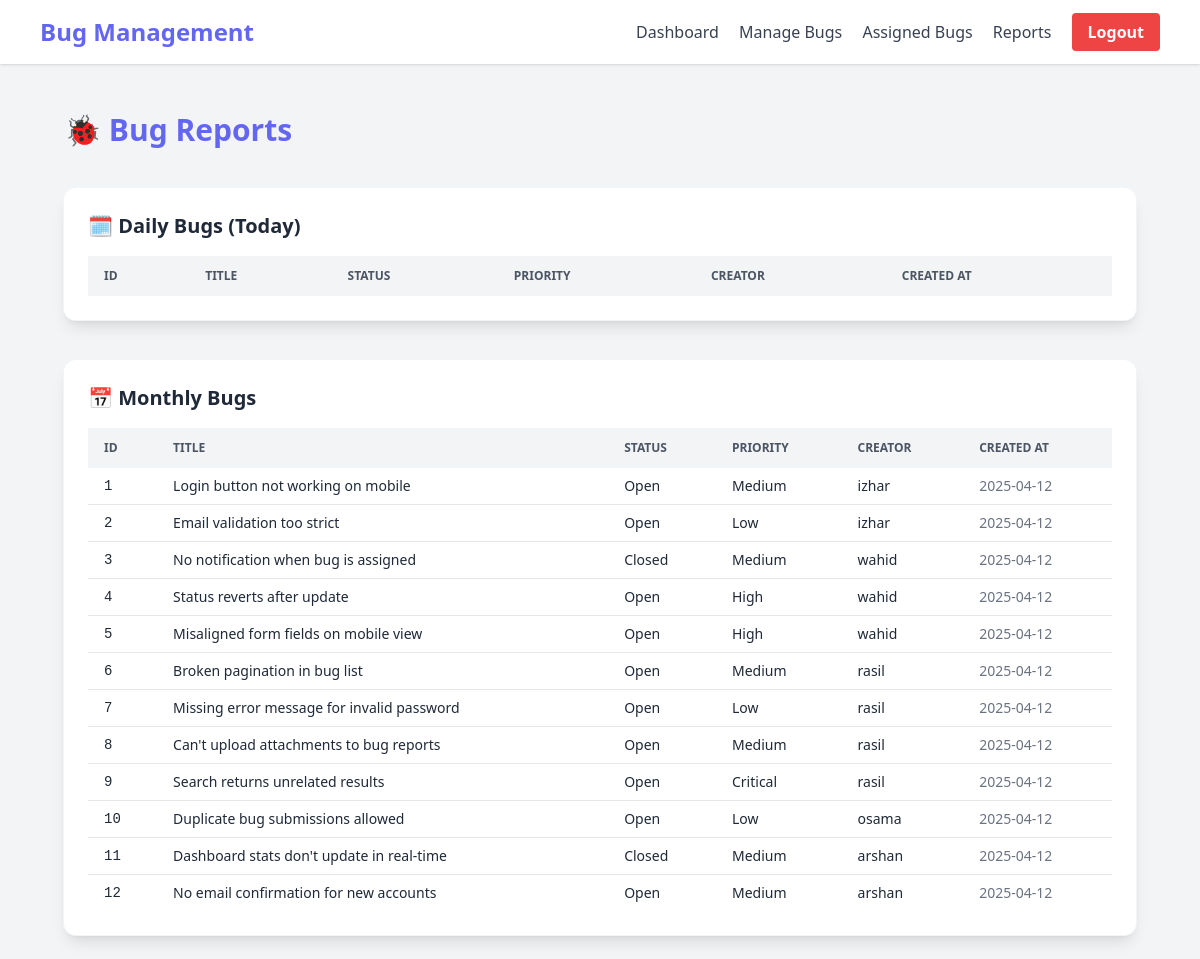
Page /admin/bug_reports (signed in) on the earlier database version.
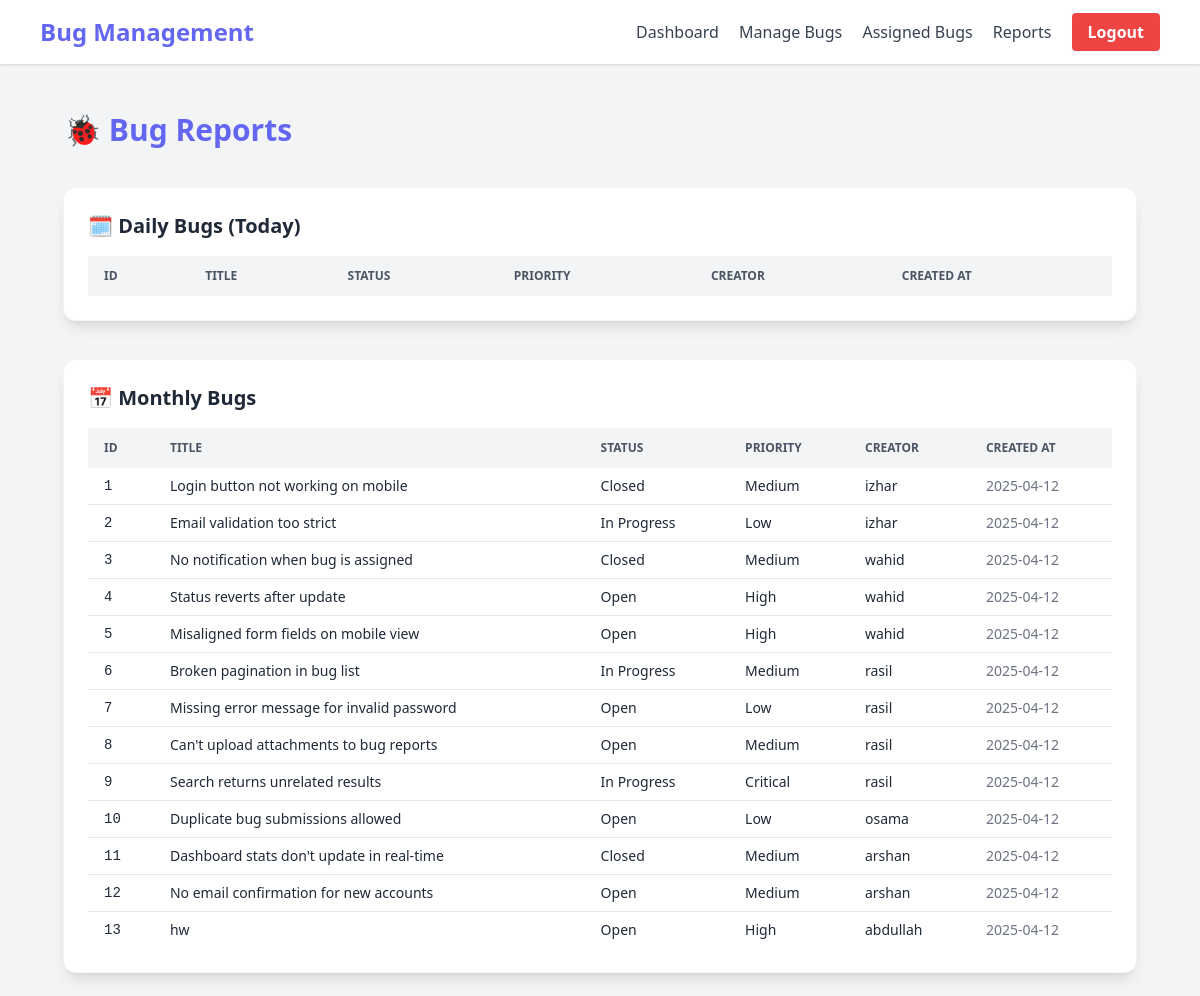
Same page on the later database version.
### app.py (models this page shows, shortened)
class Bug(db.Model):
    id = db.Column(db.Integer, primary_key=True)
    title = db.Column(db.String(100), nullable=False)
    description = db.Column(db.Text, nullable=False)
    status = db.Column(db.String(20), default='Open')
    priority = db.Column(db.String(20), default='Medium')
    created_at = db.Column(db.DateTime, default=datetime.utcnow)
    updated_at = db.Column(db.DateTime, default=datetime.utcnow, onupdate=datetime.utcnow)
    creator_id = db.Column(db.Integer, db.ForeignKey('user.id'), nullable=False)
    assignee_id = db.Column(db.Integer, db.ForeignKey('user.id'))

class User(UserMixin, db.Model):
    id = db.Column(db.Integer, primary_key=True)
    username = db.Column(db.String(80), unique=True, nullable=False)
    email = db.Column(db.String(120), unique=True, nullable=False)
    password_hash = db.Column(db.String(128))
    is_admin = db.Column(db.Boolean, default=False)
    bugs_created = db.relationship('Bug', backref='creator', lazy=True, foreign_keys='Bug.creator_id')
    bugs_assigned = db.relationship('Bug', backref='assignee', lazy=True, foreign_keys='Bug.assignee_id')

### app.py (the view)
@app.route('/admin/bug_reports')
@login_required
def bug_reports():
    if not current_user.is_admin:
        return redirect(url_for('user_dashboard'))
    today = datetime.utcnow().date()
    daily_bugs = Bug.query.filter(db.func.date(Bug.created_at) == today).all()
    current_month = datetime.utcnow().month
    current_year = datetime.utcnow().year
    monthly_bugs = Bug.query.filter(
        db.func.extract('month', Bug.created_at) == current_month,
        db.func.extract('year', Bug.created_at) == current_year
    ).all()
    return render_template('admin/bug_reports.html',
                         daily_bugs=daily_bugs,
                         monthly_bugs=monthly_bugs)

### app.py (called while the page is built)
@login_manager.user_loader
def load_user(user_id):
    return User.query.get(int(user_id))

### templates/admin/bug_reports.html (shortened to what this page needs)
{% extends "base.html" %}
{% block content %}
<div class="p-6 space-y-10 animate-fade-in">
    <h1 class="text-3xl font-extrabold text-primary">🐞 Bug Reports</h1>
    <div class="bg-white p-6 rounded-xl shadow-lg ring-1 ring-gray-100">
        <h2 class="text-xl font-semibold text-gray-800 mb-4">🗓️ Daily Bugs (Today)</h2>
        <div class="overflow-x-auto">
            <table class="w-full text-sm text-left text-gray-800">
                <thead class="bg-gray-100 uppercase text-xs text-gray-600">
                    <tr>
                        <th class="px-4 py-3">ID</th>
                        <th class="px-4 py-3">Title</th>
                        <th class="px-4 py-3">Status</th>
                        <th class="px-4 py-3">Priority</th>
                        <th class="px-4 py-3">Creator</th>
                        <th class="px-4 py-3">Created At</th>
                    </tr>
                </thead>
            </table>
        </div>
    </div>
    <div class="bg-white p-6 rounded-xl shadow-lg ring-1 ring-gray-100">
        <h2 class="text-xl font-semibold text-gray-800 mb-4">📅 Monthly Bugs</h2>
        <div class="overflow-x-auto">
            <table class="w-full text-sm text-left text-gray-800">
                <thead class="bg-gray-100 uppercase text-xs text-gray-600">
                    <tr>
                        <th class="px-4 py-3">ID</th>
                        <th class="px-4 py-3">Title</th>
                        <th class="px-4 py-3">Status</th>
                        <th class="px-4 py-3">Priority</th>
                        <th class="px-4 py-3">Creator</th>
                        <th class="px-4 py-3">Created At</th>
                    </tr>
                </thead>
                <tbody class="divide-y divide-gray-200">
                    {% for bug in monthly_bugs %}
                    <tr class="hover:bg-gray-50 transition">
                        <td class="px-4 py-2 font-mono">{{ bug.id }}</td>
                        <td class="px-4 py-2 font-medium">{{ bug.title }}</td>
                        <td class="px-4 py-2">
                            <span class="status-badge {{ bug.status|lower|replace(' ', '-') }}">
                                {{ bug.status }}
                            </span>
                        </td>
                        <td class="px-4 py-2">
                            <span class="priority-badge {{ bug.priority|lower }}">
                                {{ bug.priority }}
                            </span>
                        </td>
                        <td class="px-4 py-2">{{ bug.creator.username }}</td>
                        <td class="px-4 py-2 text-gray-500">{{ bug.created_at.strftime('%Y-%m-%d') }}</td>
                    </tr>
                    {% endfor %}
                </tbody>
            </table>
        </div>
    </div>
</div>
{% endblock %}

Differences in the rows shown:
changed Bug "Login button not working on mobile": status "Open" → "Closed"
changed Bug "Email validation too strict": status "Open" → "In Progress"
changed Bug "Broken pagination in bug list": status "Open" → "In Progress"
changed Bug "Search returns unrelated results": status "Open" → "In Progress"
added Bug: id "13", title "hw", status "Open", priority "High", creator.username "abdullah", created_at "2025-04-12"
